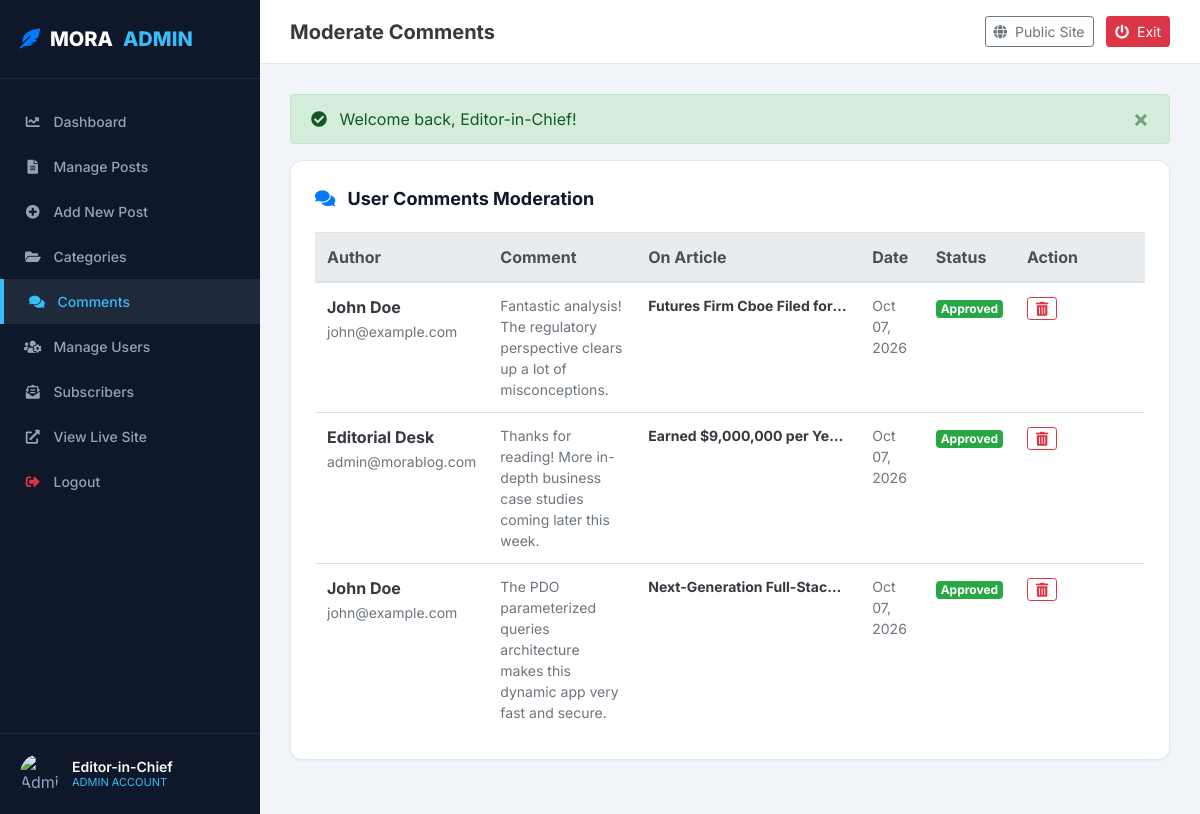
The app's page /admin/comments.php (signed in) with its own data.
### tables this page shows
CREATE TABLE `comments` (
  `id` INT AUTO_INCREMENT PRIMARY KEY,
  `post_id` INT NOT NULL,
  `user_id` INT DEFAULT NULL,
  `author_name` VARCHAR(100) NOT NULL,
  `author_email` VARCHAR(120) NOT NULL,
  `comment` TEXT NOT NULL,
  `status` ENUM('approved', 'pending') DEFAULT 'approved',
  `created_at` TIMESTAMP DEFAULT CURRENT_TIMESTAMP,
  FOREIGN KEY (`post_id`) REFERENCES `posts`(`id`) ON DELETE CASCADE,
  FOREIGN KEY (`user_id`) REFERENCES `users`(`id`) ON DELETE SET NULL
);

CREATE TABLE `posts` (
  `id` INT AUTO_INCREMENT PRIMARY KEY,
  `category_id` INT NOT NULL,
  `author_id` INT NOT NULL,
  `title` VARCHAR(255) NOT NULL,
  `slug` VARCHAR(255) NOT NULL UNIQUE,
  `summary` TEXT NOT NULL,
  `content` LONGTEXT NOT NULL,
  `image` VARCHAR(500) DEFAULT 'https://images.unsplash.com/photo-1499750310107-5fef28a66643?w=800',
  `tag` VARCHAR(50) DEFAULT 'General',
  `views` INT DEFAULT 0,
  `likes` INT DEFAULT 0,
  `is_featured` TINYINT(1) DEFAULT 0,
  `is_breaking` TINYINT(1) DEFAULT 0,
  `status` ENUM('published', 'draft') DEFAULT 'published',
  `created_at` TIMESTAMP DEFAULT CURRENT_TIMESTAMP,
  `updated_at` TIMESTAMP DEFAULT CURRENT_TIMESTAMP ON UPDATE CURRENT_TIMESTAMP,
  FOREIGN KEY (`category_id`) REFERENCES `categories`(`id`) ON DELETE CASCADE,
  FOREIGN KEY (`author_id`) REFERENCES `users`(`id`) ON DELETE CASCADE
);

### admin/comments.php (the view, shortened to what this page needs)
<?php
$adminTitle = "Moderate Comments";
require_once __DIR__ . '/includes/header.php';
$db = getDBConnection();
$comments = $db->query("
    SELECT c.*, p.title AS post_title, p.id AS post_id
    FROM comments c
    JOIN posts p ON c.post_id = p.id
    ORDER BY c.created_at DESC
")->fetchAll();
?>
<div class="admin-card">
    <div class="admin-card-title">
        <span><i class="fas fa-comments text-primary mr-2"></i> User Comments Moderation</span>
    </div>
    <div class="table-responsive">
        <table class="table table-hover align-middle mb-0">
            <thead class="thead-light">
                <tr>
                    <th>Author</th>
                    <th>Comment</th>
                    <th>On Article</th>
                    <th>Date</th>
                    <th>Status</th>
                    <th style="width: 130px;">Action</th>
                </tr>
            </thead>
            <tbody>
                <?php if (empty($comments)): ?>
                    <tr><td colspan="6" class="text-center text-muted py-4">No comments found.</td></tr>
                <?php else: ?>
                    <?php foreach ($comments as $cm): ?>
                        <tr>
                            <td>
                                <strong class="text-dark d-block"><?= htmlspecialchars($cm['author_name']) ?></strong>
                                <span class="small text-muted"><?= htmlspecialchars($cm['author_email']) ?></span>
                            </td>
                            <td>
                                <p class="mb-0 small text-secondary" style="max-width: 320px;"><?= htmlspecialchars($cm['comment']) ?></p>
                            </td>
                            <td>
                                <a href="../post-detail.php?id=<?= $cm['post_id'] ?>" target="_blank" class="small font-weight-bold text-dark text-truncate d-inline-block" style="max-width: 200px;">
                                    <?= htmlspecialchars($cm['post_title']) ?>
                                </a>
                            </td>
                            <td class="small text-muted"><?= date('M d, Y', strtotime($cm['created_at'])) ?></td>
                            <td>
                                <span class="badge badge-<?= $cm['status'] === 'approved' ? 'success' : 'warning' ?>">
                                    <?= ucfirst($cm['status']) ?>
                                </span>
                            </td>
                            <td>
                                <a href="comments.php?delete=<?= $cm['id'] ?>" class="btn btn-sm btn-outline-danger py-0 px-2" onclick="return confirm('Delete this comment permanently?');" title="Delete"><i class="fas fa-trash-alt"></i></a>
                            </td>
                        </tr>
                    <?php endforeach; ?>
                <?php endif; ?>
            </tbody>
        </table>
    </div>
</div>
<?php require_once __DIR__ . '/includes/footer.php'; ?>

### admin/includes/header.php (shortened to what this page needs)
<?php
$adminPage = basename($_SERVER['PHP_SELF']);
?>
<!DOCTYPE html>
<html lang="en">
<head>
    <link rel="stylesheet" href="https://cdn.jsdelivr.net/npm/bootstrap@4.6.2/dist/css/bootstrap.min.css">
    <link rel="stylesheet" href="https://cdnjs.cloudflare.com/ajax/libs/font-awesome/5.15.4/css/all.min.css">
    <link href="../css/admin.css" rel="stylesheet">
</head>
<body class="admin-body">
<div class="admin-layout">
    <aside class="admin-sidebar">
        <div class="admin-brand">
            <i class="fas fa-feather-alt text-primary"></i> MORA<span>ADMIN</span>
        </div>
        <ul class="admin-nav">
            <li class="admin-nav-item <?= $adminPage === 'index.php' ? 'active' : '' ?>">
                <a href="index.php"><i class="fas fa-chart-line fa-fw"></i> Dashboard</a>
            </li>
            <li class="admin-nav-item <?= $adminPage === 'posts.php' ? 'active' : '' ?>">
                <a href="posts.php"><i class="fas fa-file-alt fa-fw"></i> Manage Posts</a>
            </li>
            <li class="admin-nav-item <?= $adminPage === 'post-add.php' ? 'active' : '' ?>">
                <a href="post-add.php"><i class="fas fa-plus-circle fa-fw"></i> Add New Post</a>
            </li>
            <li class="admin-nav-item <?= $adminPage === 'categories.php' ? 'active' : '' ?>">
                <a href="categories.php"><i class="fas fa-folder-open fa-fw"></i> Categories</a>
            </li>
            <li class="admin-nav-item <?= $adminPage === 'comments.php' ? 'active' : '' ?>">
                <a href="comments.php"><i class="fas fa-comments fa-fw"></i> Comments</a>
            </li>
            <li class="admin-nav-item <?= $adminPage === 'users.php' ? 'active' : '' ?>">
                <a href="users.php"><i class="fas fa-users-cog fa-fw"></i> Manage Users</a>
            </li>
            <li class="admin-nav-item <?= $adminPage === 'subscribers.php' ? 'active' : '' ?>">
                <a href="subscribers.php"><i class="fas fa-envelope-open-text fa-fw"></i> Subscribers</a>
            </li>
            <li class="admin-nav-item">
                <a href="../index.php" target="_blank"><i class="fas fa-external-link-alt fa-fw"></i> View Live Site</a>
            </li>
            <li class="admin-nav-item">
                <a href="../logout.php"><i class="fas fa-sign-out-alt fa-fw text-danger"></i> Logout</a>
            </li>
        </ul>
        <div class="admin-user-profile">
            <img src="<?= htmlspecialchars($_SESSION['avatar'] ?? 'https://images.unsplash.com/photo-1535713875002-d1d0cf377fde?w=150') ?>" alt="Admin" class="admin-user-avatar">
            <div class="admin-user-info">
                <div class="name"><?= htmlspecialchars($_SESSION['full_name'] ?? 'Administrator') ?></div>
                <div class="role">Admin Account</div>
            </div>
        </div>
    </aside>
    <div class="admin-main">
        <header class="admin-topbar">
            <div class="d-flex align-items-center">
                <h5 class="mb-0 font-weight-bold text-dark"><?= isset($adminTitle) ? htmlspecialchars($adminTitle) : 'Admin Panel' ?></h5>
            </div>
            <div>
                <a href="../index.php" class="btn btn-outline-secondary btn-sm mr-2"><i class="fas fa-globe mr-1"></i> Public Site</a>
                <a href="../logout.php" class="btn btn-danger btn-sm"><i class="fas fa-power-off mr-1"></i> Exit</a>
            </div>
        </header>
        <div class="admin-content">
            <?php if (!empty($_SESSION['flash_success'])): ?>
                <div class="alert alert-success alert-dismissible fade show" role="alert">
                    <i class="fas fa-check-circle mr-2"></i> <?= htmlspecialchars($_SESSION['flash_success']) ?>
                    <button type="button" class="close" data-dismiss="alert">&times;</button>
                </div>
            <?php endif; ?>

### admin/includes/footer.php (shortened to what this page needs)
        </div>
    </div>
</div>
</body>
</html>

### css/admin.css (style rules this page uses)
:root { --admin-sidebar-bg: #0f172a; --admin-sidebar-hover: #1e293b; --admin-primary: #2563eb; --admin-success: #10b981; --admin-warning: #f59e0b; --admin-danger: #ef4444; --admin-bg: #f1f5f9; --admin-card-bg: #ffffff; --admin-border: #e2e8f0; }
body.admin-body { background-color: var(--admin-bg); font-family: 'Inter', -apple-system, BlinkMacSystemFont, 'Segoe UI', Roboto, sans-serif; min-height: 100vh; }
.admin-layout { display: flex; min-height: 100vh; }
.admin-sidebar { width: 260px; background-color: var(--admin-sidebar-bg); color: #94a3b8; display: flex; flex-direction: column; flex-shrink: 0; transition: all 0.3s ease; }
.admin-brand { padding: 24px 20px; font-size: 20px; font-weight: 800; color: #ffffff; border-bottom: 1px solid rgba(255, 255, 255, 0.08); display: flex; align-items: center; gap: 10px; }
.admin-brand span { color: #38bdf8; }
.admin-nav { list-style: none; padding: 20px 0; margin: 0; flex-grow: 1; }
.admin-nav-item a { display: flex; align-items: center; gap: 12px; padding: 12px 24px; color: #94a3b8; font-weight: 500; font-size: 14px; text-decoration: none; transition: all 0.2s; }
.admin-nav-item a:hover, .admin-nav-item.active a { background-color: var(--admin-sidebar-hover); color: #38bdf8; border-left: 4px solid #38bdf8; }
.admin-user-profile { padding: 20px; border-top: 1px solid rgba(255, 255, 255, 0.08); display: flex; align-items: center; gap: 12px; }
.admin-user-avatar { width: 40px; height: 40px; border-radius: 50%; object-fit: cover; }
.admin-user-info { line-height: 1.2; }
.admin-user-info .name { color: #f8fafc; font-weight: 600; font-size: 14px; }
.admin-user-info .role { color: #38bdf8; font-size: 11px; text-transform: uppercase; }
.admin-main { flex-grow: 1; display: flex; flex-direction: column; min-width: 0; }
.admin-topbar { background: #ffffff; border-bottom: 1px solid var(--admin-border); padding: 16px 30px; display: flex; justify-content: space-between; align-items: center; }
.admin-content { padding: 30px; flex-grow: 1; }
.admin-card { background: var(--admin-card-bg); border-radius: 12px; border: 1px solid var(--admin-border); box-shadow: 0 1px 3px rgba(0,0,0,0.05); padding: 24px; margin-bottom: 24px; }
.admin-card-title { font-size: 18px; font-weight: 700; color: #0f172a; margin-bottom: 20px; display: flex; justify-content: space-between; align-items: center; }

### records on screen
comments: author_name "John Doe", author_email "john@example.com", comment "Fantastic analysis! The regulatory perspective clears up a lot of misconceptions.", post.title "Futures Firm Cboe Filed for…", created_at "Oct 07, 2026", status "Approved"
comments: author_name "Editorial Desk", author_email "admin@morablog.com", comment "Thanks for reading! More in-depth business case studies coming later this week.", post.title "Earned $9,000,000 per Ye…", created_at "Oct 07, 2026", status "Approved"
comments: author_name "John Doe", author_email "john@example.com", comment "The PDO parameterized queries architecture makes this dynamic app very fast and secure.", post.title "Next-Generation Full-Stac…", created_at "Oct 07, 2026", status "Approved"

### other values on screen
$_SESSION['full_name'] "Editor-in-Chief"
$adminTitle "Moderate Comments"
$_SESSION['flash_success'] "Welcome back, Editor-in-Chief!"
